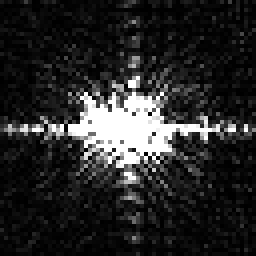
#> input picture output.png, 64 x 64 px, found by its file name (shown 4 times larger)
$ python ifft.py
#> lines starting #> are read from the running program, lines starting #| are printed output that depends on the picture
import numpy as np
import cv2

def inverse_fourier_transform(image):
    """
    对输入图像进行傅立叶逆变换。

    参数:
    image -- 输入的复数频域图像

    返回:
    output -- 逆变换后的图像
    """
    # 进行傅立叶逆变换
    output = np.fft.ifft2(np.fft.ifftshift(image))
    # 获取实部并返回
    return np.abs(output*100)

if __name__ == '__main__':
    fft_img = cv2.imread('output.png', cv2.IMREAD_GRAYSCALE)
#> fft_img is the input picture: shape (64, 64); min 0, max 255, mean 40.6
    output = inverse_fourier_transform(fft_img)
#> in inverse_fourier_transform, `return np.abs(output*100)`:
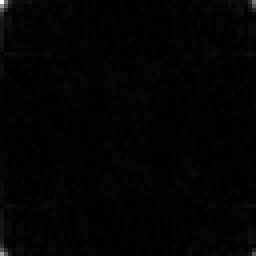
#> returned value: shape (64, 64) float64 (shown 4 times larger); min 1.29, max 4060.2, mean 56; drawn with min black and max white
    print(output)
#> (printed output is left out)
    cv2.imwrite('ifft.png', output)
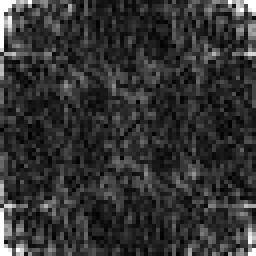
#> saved as ifft.png: shape (64, 64) (shown 4 times larger); min 1, max 255, mean 50.5
